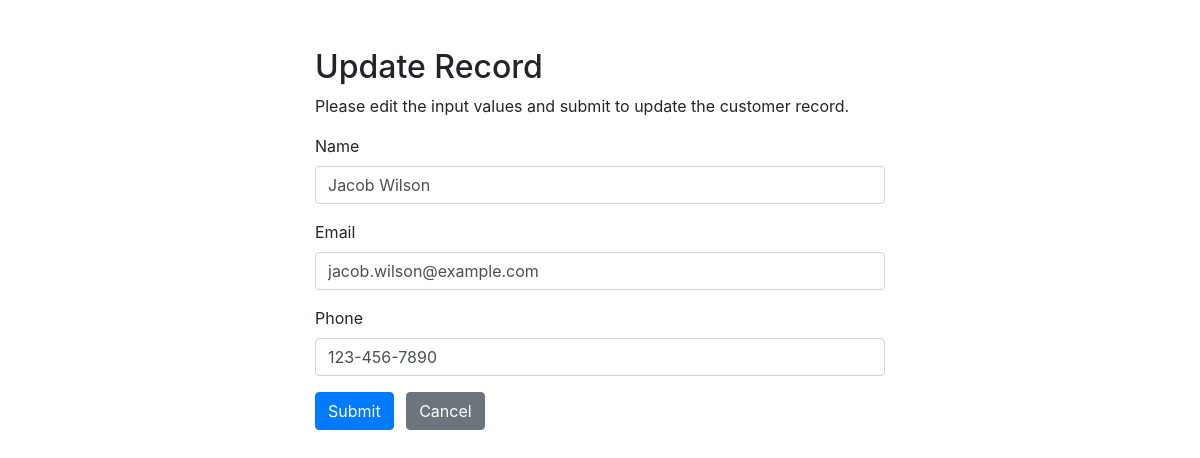
Page /update.php?id=1 on the committed database.
### tables this page shows
CREATE TABLE `customers` (
  `id` int(11) NOT NULL,
  `name` varchar(100) NOT NULL,
  `address` text NOT NULL,
  `phone` varchar(20) NOT NULL,
  `email` varchar(100) NOT NULL
);

### update.php (the view, shortened to what this page needs)
<?php
require_once "config.php";
$name = $email = $phone = "";
$name_err = $email_err = $phone_err = "";
if (isset($_POST["id"]) && !empty($_POST["id"])) {
    $id = $_POST["id"];
    $input_name = trim($_POST["name"]);
    if (empty($input_name)) {
        $name_err = "Please enter a name.";
    } elseif (!filter_var($input_name, FILTER_VALIDATE_REGEXP, array("options" => array("regexp" => "/^[a-zA-Z\s]+$/")))) {
        $name_err = "Please enter a valid name.";
    } else {
        $name = $input_name;
    }
    $input_email = trim($_POST["email"]);
    if (empty($input_email)) {
        $email_err = "Please enter an email.";
    } elseif (!filter_var($input_email, FILTER_VALIDATE_EMAIL)) {
        $email_err = "Please enter a valid email address.";
    } else {
        $email = $input_email;
    }
    $input_phone = trim($_POST["phone"]);
    if (empty($input_phone)) {
        $phone_err = "Please enter a phone number.";
    } elseif (!preg_match("/^[0-9\s\-()+]+$/", $input_phone)) {
        $phone_err = "Please enter a valid phone number.";
    } else {
        $phone = $input_phone;
    }
    if (empty($name_err) && empty($email_err) && empty($phone_err)) {
        $sql = "UPDATE customers SET name=?, email=?, phone=? WHERE id=?";
        if ($stmt = mysqli_prepare($link, $sql)) {
            mysqli_stmt_bind_param($stmt, "sssi", $param_name, $param_email, $param_phone, $param_id);
            $param_name = $name;
            $param_email = $email;
            $param_phone = $phone;
            $param_id = $id;
            if (mysqli_stmt_execute($stmt)) {
                header("location: index.php");
                exit();
            } else {
                echo "Oops! Something went wrong. Please try again later.";
            }
        }
        mysqli_stmt_close($stmt);
    }
    mysqli_close($link);
} else {
    if (isset($_GET["id"]) && !empty(trim($_GET["id"]))) {
        $sql = "SELECT * FROM customers WHERE id = ?";
        if ($stmt = mysqli_prepare($link, $sql)) {
            mysqli_stmt_bind_param($stmt, "i", $param_id);
            if (mysqli_stmt_execute($stmt)) {
                $result = mysqli_stmt_get_result($stmt);
                if (mysqli_num_rows($result) == 1) {
                    $row = mysqli_fetch_array($result, MYSQLI_ASSOC);
                    $name = $row["name"];
                    $email = $row["email"];
                    $phone = $row["phone"];
                } else {
                    header("location: error.php");
                    exit();
                }
            } else {
                echo "Oops! Something went wrong. Please try again later.";
            }
        }
    } else {
        header("location: error.php");
        exit();
    }
}
?>
<!DOCTYPE html>
<html lang="en">
<head>
    <link rel="stylesheet" href="https://stackpath.bootstrapcdn.com/bootstrap/4.5.2/css/bootstrap.min.css">
</head>
<body>
    <div class="wrapper">
        <div class="container-fluid">
            <div class="row">
                <div class="col-md-12">
                    <h2 class="mt-5">Update Record</h2>
                    <p>Please edit the input values and submit to update the customer record.</p>
                    <form action="<?php echo htmlspecialchars(basename($_SERVER['REQUEST_URI'])); ?>" method="post">
                        <div class="form-group">
                            <label>Name</label>
                            <input type="text" name="name" class="form-control <?php echo (!empty($name_err)) ? 'is-invalid' : ''; ?>" value="<?php echo $name; ?>">
                        </div>
                        <div class="form-group">
                            <label>Email</label>
                            <input type="text" name="email" class="form-control <?php echo (!empty($email_err)) ? 'is-invalid' : ''; ?>" value="<?php echo $email; ?>">
                        </div>
                        <div class="form-group">
                            <label>Phone</label>
                            <input type="text" name="phone" class="form-control <?php echo (!empty($phone_err)) ? 'is-invalid' : ''; ?>" value="<?php echo $phone; ?>">
                        </div>
                        <input type="submit" class="btn btn-primary" value="Submit">
                        <a href="index.php" class="btn btn-secondary ml-2">Cancel</a>
                    </form>
                </div>
            </div>
        </div>
    </div>
</body>
</html>

### update.php (style rules this page uses)
.wrapper { width: 600px; margin: 0 auto; }

### rows in the picture
customers: name "Jacob Wilson", email "jacob.wilson@example.com", phone "123-456-7890"
